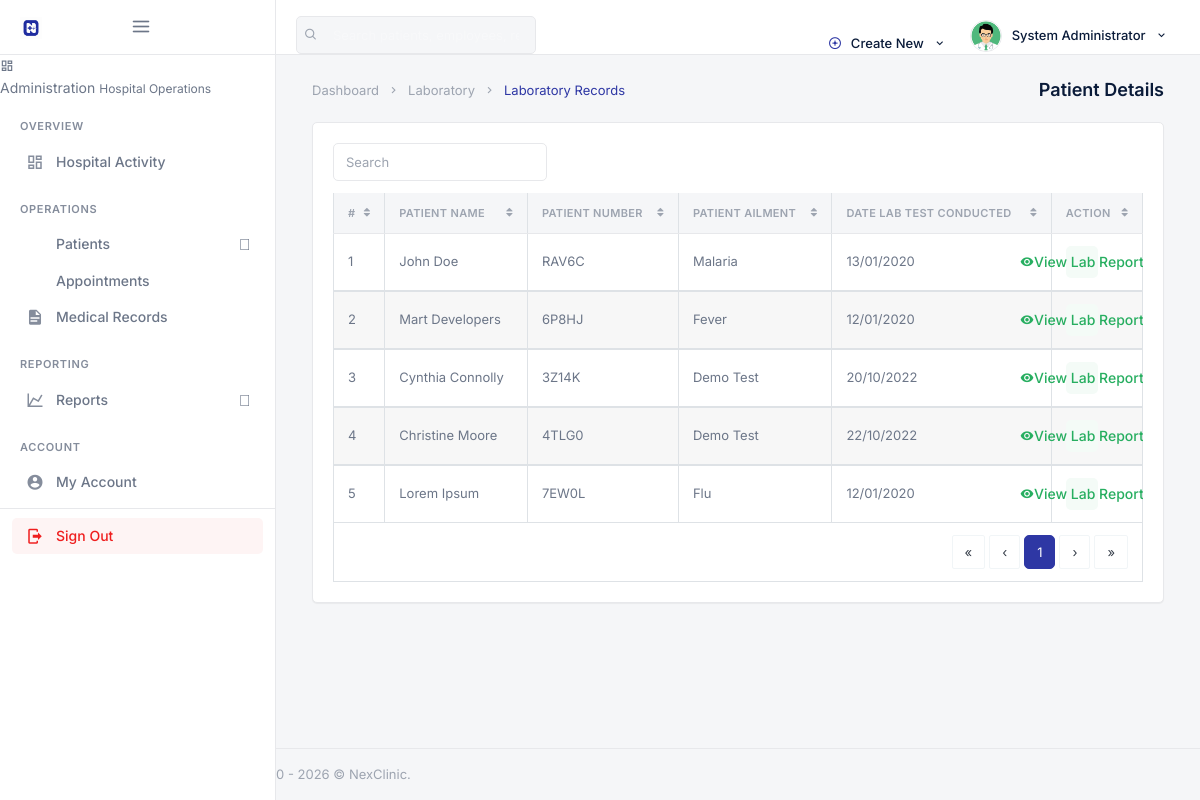
/backend/admin/laboratory/his_admin_lab_report.php (signed in), run on the app's committed database.
### tables this page shows
CREATE TABLE `his_admin` (
  `ad_id` int(20) NOT NULL,
  `ad_fname` varchar(200) DEFAULT NULL,
  `ad_lname` varchar(200) DEFAULT NULL,
  `ad_email` varchar(200) DEFAULT NULL,
  `ad_pwd` varchar(200) DEFAULT NULL,
  `ad_dpic` varchar(200) DEFAULT NULL
);

CREATE TABLE `his_laboratory` (
  `lab_id` int(20) NOT NULL,
  `ordered_by` int(20) DEFAULT NULL,
  `validated_by` int(20) DEFAULT NULL,
  `lab_pat_name` varchar(200) DEFAULT NULL,
  `lab_pat_ailment` varchar(200) DEFAULT NULL,
  `lab_pat_number` varchar(200) DEFAULT NULL,
  `lab_pat_tests` longtext,
  `lab_pat_results` longtext,
  `lab_number` varchar(200) DEFAULT NULL,
  `lab_date_rec` timestamp NULL DEFAULT CURRENT_TIMESTAMP ON UPDATE CURRENT_TIMESTAMP
);

### backend/assets/inc/nex_paths.php (called while the page is built, shortened)
<?php
function nex_admin_base() {
    return isset($GLOBALS['nex_admin_base']) ? (string) $GLOBALS['nex_admin_base'] : '';
}
function nex_admin_url($path) {
    $path = ltrim((string) $path, '/');
    return nex_admin_base() . $path;
}

### backend/security.php (called while the page is built, shortened)
<?php
function escape_output($string) {
    return htmlspecialchars((string) $string, ENT_QUOTES, 'UTF-8');
}

### backend/admin/laboratory/his_admin_lab_report.php (the view, shortened to what this page needs)
<?php
require __DIR__ . '/../_init.php';
?>
<!DOCTYPE html>
<html lang="en">
<?php include __DIR__ . '/../assets/inc/head.php';?>
    <body>
        <div id="wrapper">
                <?php include __DIR__ . '/../assets/inc/nav.php';?>
                <?php include __DIR__ . '/../assets/inc/sidebar.php';?>
            <div class="content-page">
                <div class="content">
                    <div class="container-fluid">
                        <div class="row">
                            <div class="col-12">
                                <div class="page-title-box">
                                    <div class="page-title-right">
                                        <ol class="breadcrumb m-0">
                                            <li class="breadcrumb-item"><a href="javascript: void(0);">Dashboard</a></li>
                                            <li class="breadcrumb-item"><a href="javascript: void(0);">Laboratory</a></li>
                                            <li class="breadcrumb-item active">Laboratory Records</li>
                                        </ol>
                                    </div>
                                    <h4 class="page-title">Patient Details</h4>
                                </div>
                            </div>
                        </div>
                        <div class="row">
                            <div class="col-12">
                                <div class="card-box">
                                    <div class="mb-2">
                                        <div class="row">
                                            <div class="col-12 text-sm-center form-inline" >
                                                <div class="form-group">
                                                    <input id="demo-foo-search" type="text" placeholder="Search" class="form-control form-control-sm" autocomplete="on">
                                                </div>
                                            </div>
                                        </div>
                                    </div>
                                    <div class="table-responsive">
                                        <table id="demo-foo-filtering" class="table table-bordered toggle-circle mb-0" data-page-size="7">
                                            <thead>
                                            <tr>
                                                <th>#</th>
                                                <th data-toggle="true">Patient Name</th>
                                                <th data-hide="phone">Patient Number</th>
                                                <th data-hide="phone">Patient Ailment</th>
                                                <th data-hide="phone">Date Lab Test Conducted</th>
                                                <th data-hide="phone">Action</th>
                                            </tr>
                                            </thead>
                                            <?php
                                                $ret="SELECT * FROM  his_laboratory ORDER BY RAND() ";
                                                $stmt= $mysqli->prepare($ret) ;
                                                $stmt->execute() ;
                                                $res=$stmt->get_result();
                                                $cnt=1;
                                                while($row=$res->fetch_object())
                                                {
                                                    $mysqlDateTime = $row->lab_date_rec;
                                            ?>
                                                <tbody>
                                                <tr>
                                                    <td><?php echo $cnt;?></td>
                                                    <td><?php echo escape_output($row->lab_pat_name);?></td>
                                                    <td><?php echo escape_output($row->lab_pat_number);?></td>
                                                    <td><?php echo escape_output($row->lab_pat_ailment);?></td>
                                                    <td><?php echo date("d/m/Y", strtotime($mysqlDateTime));?></td>
                                                    <td><a href="his_admin_view_single_lab_record.php?lab_id=<?php echo escape_output($row->lab_id); ?>&&lab_number=<?php echo escape_output($row->lab_number); ?>" class="badge badge-success"><i class="mdi mdi-eye"></i> View Lab Report</a></td>
                                                </tr>
                                                </tbody>
                                            <?php  $cnt = $cnt +1 ; }?>
                                            <tfoot>
                                            <tr class="active">
                                                <td colspan="8">
                                                    <div class="text-right">
                                                        <ul class="pagination pagination-rounded justify-content-end footable-pagination m-t-10 mb-0"></ul>
                                                    </div>
                                                </td>
                                            </tr>
                                            </tfoot>
                                        </table>
                                    </div>
                                </div>
                            </div>
                        </div>
                    </div>
                </div>
                 <?php include __DIR__ . '/../assets/inc/footer.php';?>
            </div>
        </div>
    </body>
</html>

### backend/admin/assets/inc/nav.php (shortened to what this page needs)
<?php
    $aid=$_SESSION['ad_id'];
    $ret="select * from his_admin where ad_id=?";
    $stmt= $mysqli->prepare($ret);
    $stmt->bind_param('i',$aid);
    $stmt->execute();
    $res=$stmt->get_result();
    while($row=$res->fetch_object())
    {
?>
    <div class="navbar-custom">
        <ul class="list-unstyled topnav-menu topnav-menu-left m-0">
            <li class="d-none d-lg-block">
                <form class="app-search" autocomplete="off">
                    <div class="app-search-box">
                        <button class="btn" type="button"><i class="fe-search"></i></button>
                        <input type="text" class="form-control" placeholder="Search patients, employees, records…">
                    </div>
                </form>
            </li>
        </ul>
        <div class="logo-box bg-black">
            <a href="<?php echo escape_output(nex_admin_url('his_admin_dashboard.php')); ?>" class="logo text-center">
                <span class="logo-lg">
                    <img src="<?php echo escape_output(nex_admin_url('assets/images/logo-dark.png')); ?>" alt="NexClinic" height="22">
                    <span class="ml-1 text-white font-weight-bold" style="font-size:14px;letter-spacing:-0.02em;">NexClinic</span>
                </span>
            </a>
            <button class="button-menu-mobile">
                <i class="fe-menu"></i>
            </button>
        </div>
        <ul class="list-unstyled topnav-menu float-right mb-0">
            <li class="dropdown notification-list d-none d-lg-block">
                <a class="nav-link dropdown-toggle waves-effect waves-light" data-toggle="dropdown" href="#" role="button" aria-haspopup="false" aria-expanded="false">
                    <i class="fe-plus-circle mr-1" style="color: var(--hms-primary);"></i>
                    Create New
                    <i class="mdi mdi-chevron-down ml-1"></i>
                </a>
            </li>
            <li class="dropdown notification-list">
                <a class="nav-link dropdown-toggle nav-user mr-0 waves-effect waves-light" data-toggle="dropdown" href="#" role="button" aria-haspopup="false" aria-expanded="false">
                    <img src="<?php echo escape_output(nex_admin_url('assets/images/users/' . $row->ad_dpic)); ?>" alt="User" class="rounded-circle">
                    <span class="pro-user-name ml-1 d-none d-lg-inline">
                        <?php echo escape_output($row->ad_fname); ?> <?php echo escape_output($row->ad_lname); ?>
                        <i class="mdi mdi-chevron-down ml-1"></i>
                    </span>
                </a>
            </li>
        </ul>
    </div>
<?php }?>

### data on the page
his_admin: ad_dpic (picture), ad_fname "System", ad_lname "Administrator"
his_laboratory: lab_pat_name "John Doe", lab_pat_number "RAV6C", lab_pat_ailment "Malaria", lab_date_rec "13/01/2020"
his_laboratory: lab_pat_name "Mart Developers", lab_pat_number "6P8HJ", lab_pat_ailment "Fever", lab_date_rec "12/01/2020"
his_laboratory: lab_pat_name "Cynthia Connolly", lab_pat_number "3Z14K", lab_pat_ailment "Demo Test", lab_date_rec "20/10/2022"
his_laboratory: lab_pat_name "Christine Moore", lab_pat_number "4TLG0", lab_pat_ailment "Demo Test", lab_date_rec "22/10/2022"
his_laboratory: lab_pat_name "Lorem Ipsum", lab_pat_number "7EW0L", lab_pat_ailment "Flu", lab_date_rec "12/01/2020"

### other printed values
escape_output($nex_ws_meta['label']) "Administration"
escape_output($nex_ws_meta['tagline']) "Hospital Operations"
escape_output($section['title']) "OVERVIEW"
escape_output($item['label']) "Hospital Activity"
escape_output($section['title']) "OPERATIONS"
escape_output($item['label']) "Patients"
escape_output($item['label']) "Appointments"
escape_output($item['label']) "Medical Records"
escape_output($section['title']) "REPORTING"
escape_output($item['label']) "Reports"
escape_output($section['title']) "ACCOUNT"
escape_output($item['label']) "My Account"
